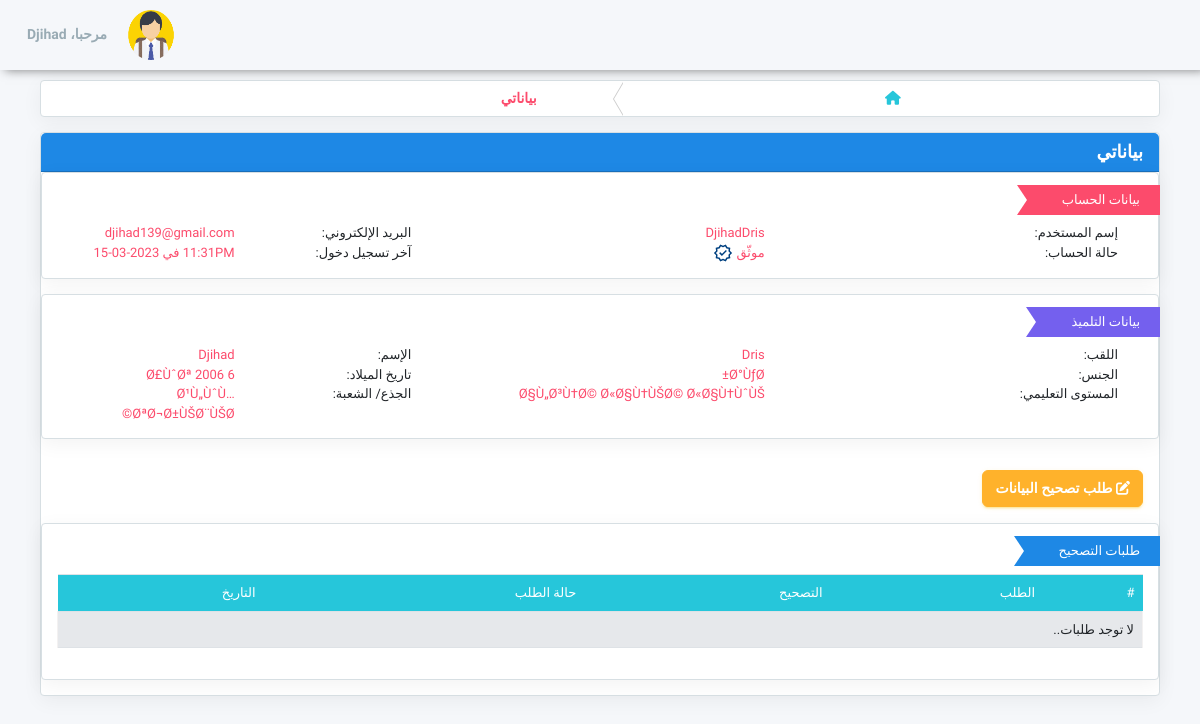
The app's page /details.php (signed in) with its own data.
### tables this page shows
CREATE TABLE `students` (
  `ID` int(250) NOT NULL,
  `user` varchar(250) NOT NULL,
  `name` varchar(250) NOT NULL,
  `fn` varchar(250) NOT NULL,
  `gender` varchar(250) NOT NULL,
  `dob` varchar(250) NOT NULL,
  `year` varchar(250) NOT NULL,
  `div` varchar(250) NOT NULL,
  `email` varchar(250) NOT NULL,
  `password` varchar(250) NOT NULL,
  `status` varchar(250) NOT NULL,
  `ip` varchar(250) NOT NULL,
  `date` varchar(250) NOT NULL,
  `time` varchar(250) NOT NULL,
  `ver` varchar(250) NOT NULL,
  `type` varchar(250) NOT NULL,
  `ldate` varchar(250) NOT NULL,
  `ltime` varchar(250) NOT NULL,
  `auth` varchar(250) NOT NULL,
  `secret` varchar(250) NOT NULL
);

### details.php (the view, shortened to what this page needs)
<!DOCTYPE html>
<html lang="ar" dir="rtl">
    <head>
        <link rel="stylesheet" href="https://use.fontawesome.com/releases/v6.2.1/css/all.css">
        <link href="https://cdn.jsdelivr.net/npm/bootstrap@5.2.3/dist/css/bootstrap.min.css" rel="stylesheet">
        <link href="effetcs%20-%20Copy.css" rel="stylesheet">
        <link rel="stylesheet" href="alert/css/alertify.rtl.css" />
        <link rel="stylesheet" href="alert/css/themes/default.rtl.css" />
    <link href="https://ostad.education.gov.dz/public/assets/css/colors/blue.css" id="theme" rel="stylesheet">
        <link rel="stylesheet" href="alert/css/alertify.rtl.css" />
        <link rel="stylesheet" href="alert/css/themes/default.rtl.css" />
    </head>
<body class="fix-header card-no-border">
<div id="main-wrapper">
<?php include('navbar.php'); ?>
<div class="container-fluid">
<div class="card">
    <div id="bc1" class="btn-group btn-breadcrumb">
        <a href="/" class="btn btn-default text-success"><i class="fa fa-home"></i></a>
        <a href="#" class="btn btn-default text-danger">
            <div>بياناتي</div>
        </a>
    </div>
</div>
<div class="row">
	<div class="col-lg-12">
		<div class="card">
			<div class="card-header bg-info">
				<h4 class="mb-0 text-white">بياناتي</h4>
			</div>
            <div class="ribbon-wrapper card" style="cursor: pointer;">
<?php
include('db.php');
$sql = "SELECT * FROM students WHERE ID='$_COOKIE[id]' AND name='$_COOKIE[name]' AND year='$_COOKIE[year]'";
$result = $conn->query($sql);
if ($result->num_rows > 0) {
  while($row = $result->fetch_assoc()) {
?>
				<div class="ribbon ribbon-bookmark ribbon-right ribbon-danger">بيانات الحساب</div>
					<div class="form-group row text-left">
						<div class="col-sm-4">
							<label class="control-label">إسم المستخدم:</label>
						</div>
						<div class="col-sm-4">
							<label class="text-danger"><?php echo "$row[user]"; ?></label>
						</div>
						<div class="col-sm-2">
							<label class="control-label">البريد الإلكتروني:</label>
						</div>
						<div class="col-sm-2">
							<label class="text-danger" id="emailver"><?php echo "$row[email]"; ?></label>
						</div>
					</div>
					<div class="form-group row text-left">
						<div class="col-sm-4">
							<label class="control-label">حالة الحساب:</label>
						</div>
						<div class="col-sm-4">
							<label class="text-danger"><?php if("$row[ver]" == "yes"){ echo "موثّق <img src='sbadgeb.png'>"; }else if("$row[ver]" == "wait"){ echo "في إنتظار التوثيق"; }else{ echo "غير موثّق <i class='fas fa-badge'></i>"; } ?></label>
						</div>
                        <div class="col-sm-2">
							<label class="control-label">آخر تسجيل دخول:</label>
						</div>
						<div class="col-sm-2">
							<label class="text-danger" id="emailver"><?php echo "$row[time] في $row[date]"; ?></label>
						</div>
					</div>
				</div>
			<div class="ribbon-wrapper card" style="cursor: pointer;">
				<div class="ribbon ribbon-bookmark ribbon-right ribbon-primary">بيانات التلميذ</div>
					<div class="form-group row text-left">
						<div class="col-sm-4">
							<label class="control-label">اللقب:</label>
						</div>
						<div class="col-sm-4">
							<label class="text-danger"><?php echo "$row[fn]"; ?></label>
						</div>
						<div class="col-sm-2">
							<label class="control-label">الإسم:</label>
						</div>
						<div class="col-sm-2">
							<label class="text-danger"><?php echo "$row[name]"; ?></label>
						</div>
					</div>
                    <div class="form-group row text-left">
						<div class="col-sm-4">
							<label class="control-label">الجنس:</label>
						</div>
						<div class="col-sm-4">
							<label class="text-danger" id="genderver"><?php echo "$row[gender]"; ?></label>
						</div>
						<div class="col-sm-2">
							<label class=" control-label">تاريخ الميلاد:</label>
						</div>
						<div class="col-sm-2">
							<label class="text-danger" id="dobver"><?php echo "$row[dob]"; ?></label>
						</div>
					</div>
					<div class="form-group row text-left">
						<div class="col-sm-4">
							<label class="control-label">المستوى التعليمي:</label>
						</div>
						<div class="col-sm-4">
							<label class="text-danger"><?php echo "$row[year]"; ?></label>
						</div>
						<div class="col-sm-2">
							<label class=" control-label">الجذع/ الشعبة:</label>
						</div>
						<div class="col-sm-2">
							<label class="text-danger"><?php echo "$row[div]"; ?></label>
						</div>
					</div>
<?php
  }}else{
      echo "الرجاء تسجيل الخروج وإعادة تسجيل الدخول.";
  }
?>
				</div>
<div class="form-actions">
						<div class="card-body">
							<div class="row">
								<div class="col-md-12 float-left">
											<button type="button" class="float-left btn btn-warning" data-toggle="modal" data-target="#editModal"> <i class="fas fa-edit"></i> طلب تصحيح البيانات</button>
								</div>
							</div>
						</div>
					</div>
            <div class="ribbon-wrapper card" style="cursor: pointer;">
				<div class="ribbon ribbon-bookmark ribbon-right ribbon-info">طلبات التصحيح</div>
<div class="table-responsive">
				<table data-toggle="table" data-mobile-responsive="true" class="table table-default table-striped table-bordered" width="100%">
					<thead>
						<tr class="bg-success" style="color: white !important;">
                            <th scope="col">#</th>
							<th scope="col">الطلب</th>
                            <th scope="col">التصحيح</th>
							<th scope="col">حالة الطلب</th>
                            <th scope="col">التاريخ</th>
						</tr>
					</thead>
					<tbody>
<?php
include('db.php');
$i = 1;
$sql = "SELECT * FROM cororders WHERE userid='$_COOKIE[id]'";
$result = $conn->query($sql);
if ($result->num_rows > 0) {
  while($row = $result->fetch_assoc()) {
?>
						<tr>
                            <th scope="row"><?php echo $i;$i++; ?></th>
							<td>تصحيح <?php echo "$row[order]"; ?></td>
                            <td><?php echo "$row[cor]"; ?></td>
							<td><?php echo "$row[status]"; ?></td>
                            <td><?php echo "$row[date]"; ?></td>
						</tr>
<?php
  }}else{
      echo "<tr><td colspan='5'>لا توجد طلبات..</td></tr>";
  }
?>
					</tbody>
				</table>
</div>
			</div>
		</div>
	</div>
</div>
    </div>
</div>
                                </body>
                                </html>

### details.php (style rules this page uses)
body { font-family: 'IBM Plex Sans Arabic', sans-serif !important; }
a { text-decoration: none; }

### records on screen
students: user "DjihadDris", email "djihad139@gmail.com", date "2023-03-15", fn "Dris", name "Djihad", gender "Ø°ÙƒØ±", dob "6 Ø£ÙˆØª 2006", year "Ø§Ù„Ø³Ù†Ø© Ø«Ø§Ù†ÙŠØ© Ø«Ø§Ù†ÙˆÙŠ", div "Ø¹Ù„ÙˆÙ… ØªØ¬Ø±ÙŠØ¨ÙŠØ©"

### other values on screen
$_COOKIE['name'] "Djihad"
